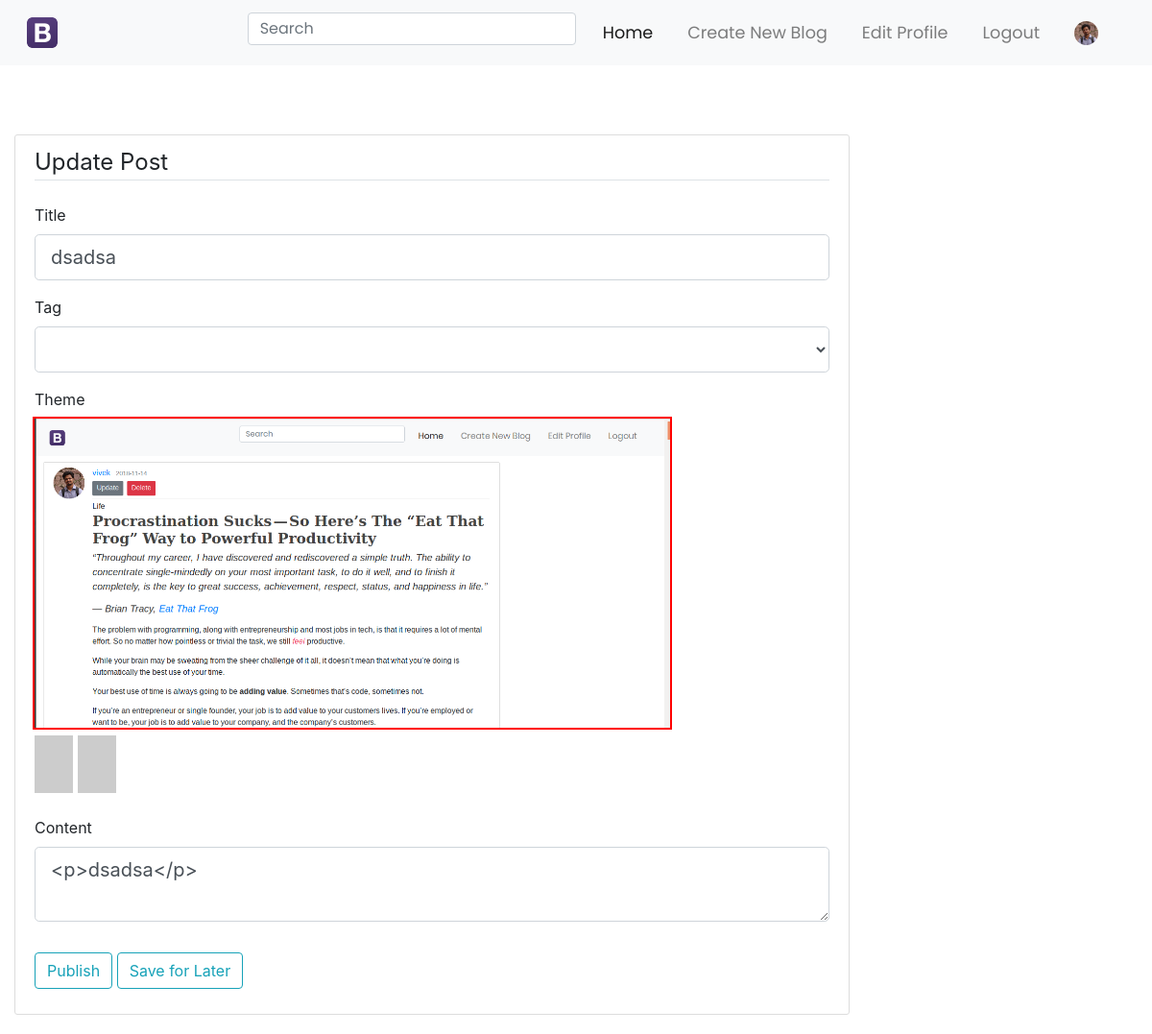
The app's page /post/14/update (signed in) with its own data.
### flaskblog/models.py (models this page shows, shortened)
class User(db.Model, UserMixin):
    id = db.Column(db.Integer, primary_key=True)
    username = db.Column(db.String(20), unique=True, nullable=False)
    email = db.Column(db.String(120), unique=True, nullable=False)
    image_file = db.Column(db.String(20), nullable=False, default='default.jpg')
    password = db.Column(db.String(60), nullable=False)
    posts = db.relationship('Post', backref='author', lazy=True)
    aboutme = db.Column(db.String(1000))
    user_comments = db.relationship('Comment', backref='commentor', lazy=True)
    liked = db.relationship('PostLike', foreign_keys='PostLike.user_id', backref='user', lazy='dynamic')

class Post(db.Model):
    id = db.Column(db.Integer, primary_key=True)
    title = db.Column(db.String(100), nullable=False)
    date_posted = db.Column(db.DateTime, nullable=False, default=datetime.utcnow)
    content = db.Column(db.Text, nullable=False)
    user_id = db.Column(db.Integer, db.ForeignKey('user.id'), nullable=False)
    published = db.Column(db.Boolean, default=False)
    comments = db.relationship('Comment', backref='post_comments', lazy=True)
    user_tag = db.Column(db.Text)
    likes = db.relationship('PostLike', backref='post', lazy='dynamic')
    theme = db.Column(db.Integer, default=1)

### flaskblog/routes.py (the view)
@app.route("/post/<int:post_id>/update", methods=['GET', 'POST'])
@login_required
def update_post(post_id):
    post = Post.query.get_or_404(post_id)
    if post.author != current_user:
        abort(403)
    form = PostForm()
    if form.validate_on_submit():
        post.title = form.title.data
        post.content = form.content.data
        post.user_tag = form.user_tag.data.name
        theme = request.form['theme']
        post.theme = int(theme)
        print('printing theme in post')
        print(post.theme)
        db.session.commit()
        flash('Your post has been updated!', 'success')
        return redirect(url_for('post', post_id=post.id))
    elif request.method == 'GET':
        form.title.data = post.title
        form.content.data = post.content
        form.user_tag.data = post.user_tag
        form.theme.data = post.theme
        print(form.theme.data)
    return render_template('create_post.html', title='Update Post',
                           form=form, legend='Update Post', new=False)

### flaskblog/forms.py
class PostForm(FlaskForm):
    title = StringField('Title', validators=[DataRequired()])
    content = CKEditorField('Content', validators=[DataRequired()])
    user_tag = QuerySelectField('Tag', query_factory=choice_query, allow_blank=True, get_label='name',
                                validators=[DataRequired()])
    theme = RadioField('Theme', choices=[('1', 'one'), ('2', 'two'), ('3', 'three')], validators=[DataRequired()])
    submit = SubmitField('Publish')
    save = SubmitField('Save for Later')

### flaskblog/forms.py (called while the page is built)
def choice_query():
    return Choice.query

### flaskblog/models.py (called while the page is built)
@login_manager.user_loader
def load_user(user_id):
    return User.query.get(int(user_id))

### flaskblog/templates/create_post.html (shortened to what this page needs)
{% extends "layout.html" %}
{% block content %}
        <div class="content-section">
            <form method="POST" action="">
                <fieldset class="form-group">
                    <legend class="border-bottom mb-4">{{ legend }}</legend>
                    <div class="form-group">
                        {{ form.title.label(class="form-control-label") }}
                        {% if form.title.errors %}
                            {{ form.title(class="form-control form-control-lg is-invalid") }}
                            <div class="invalid-feedback">
                                {% for error in form.title.errors %}
                                    <span>{{ error }}</span>
                                {% endfor %}
                            </div>
                        {% else %}
                            {{ form.title(class="form-control form-control-lg") }}
                        {% endif %}
                    </div>
                    <div class="form-group">
                        {{ form.user_tag.label(class="form-control-label") }}
                        {% if form.user_tag.errors %}
                            {{ form.user_tag(class="form-control form-control-lg is-invalid") }}
                            <div class="invalid-feedback">
                                {% for error in form.user_tag.errors %}
                                    <span>{{ error }}</span>
                                {% endfor %}
                            </div>
                        {% else %}
                            {{ form.user_tag(class="form-control form-control-lg") }}
                        {% endif %}
                    </div>
                    <div class="form-group">
                        {{ form.theme.label(class="form-control-label") }}
                            <label>
                              <img src="{{ url_for('static', filename='images/theme1.png') }}" width="80%">
                            </label>
                            <label>
                              <img src="http://placehold.it/40x60/b0f/fff&text=B">
                            </label>
                            <label>
                              <img src="http://placehold.it/40x60/b0f/fff&text=B">
                            </label>
                    </div>
                    <div class="form-group">
                        {{ form.content.label(class="form-control-label") }}
                        {% if form.content.errors %}
                            {{ form.content(class="form-control form-control-lg is-invalid") }}
                            <div class="invalid-feedback">
                                {% for error in form.content.errors %}
                                    <span>{{ error }}</span>
                                {% endfor %}
                            </div>
                        {% else %}
                            {{ form.content(class="form-control form-control-lg") }}
                        {% endif %}
                    </div>
                </fieldset>
                <div class="form-group">
                    {{ form.submit(class="btn btn-outline-info") }}
                    {{ form.save(class="btn btn-outline-info") }}
                </div>
            </form>
        </div>
{% endblock content %}

### flaskblog/templates/layout.html (shortened to what this page needs)
<!DOCTYPE html>
<html>
<head>
        <link rel="stylesheet" href="https://cdnjs.cloudflare.com/ajax/libs/uikit/3.0.0-rc.21/css/uikit.min.css" />
    <link rel="stylesheet" href="https://maxcdn.bootstrapcdn.com/bootstrap/4.0.0/css/bootstrap.min.css">
    <link rel="stylesheet" type="text/css" href="{{ url_for('static', filename='style.css') }}">
    <link rel="stylesheet" href="https://cdnjs.cloudflare.com/ajax/libs/font-awesome/4.7.0/css/font-awesome.min.css">
    <header class="site-header">
        <nav class="navbar navbar-expand-md fixed-top navbar-light bg-light">
            <div class="container-fluid">
                <a class="navbar-brand" href="/"><img src="{{ url_for('static', filename= 'icons/Blogger.ico')}}"></a>
                <div class="collapse navbar-collapse" id="collapsibleNavbar">
                    <ul class="navbar-nav ml-auto ">
                         <li class="nav-item active">
                            <div class="ui-widget input-group md-form form-sm form-1 pl-0">
                             <form action="{{ url_for('search')}}" method="post"><input class="form-control my-0 py-1"  autocomplete="on" id="tag" name="tag" type="text" placeholder="Search" style="width: fit-content" aria-label="Search"></form>
                            </div>
                        </li>
                        <li class="nav-item active">
                            <a class="nav-link" href="{{ url_for('home') }}">Home</a>
                        </li>
                        {% if current_user.is_authenticated %}
                            <li class="nav-item">
                                <a class="nav-link" href="{{ url_for('new_post') }}">Create New Blog</a>
                            </li>
                            <li class="nav-item">
                                <a class="nav-link" href="{{ url_for('account') }}">Edit Profile</a>
                            </li>
                            <li class="nav-item">
                                <a class="nav-link" href="{{ url_for('logout') }}">Logout</a>
                            </li>
                            <li class="nav-item">
                                <a class="nav-link" href="{{ url_for('user_posts', username=current_user.username) }}"><img class="rounded-image" src="{{ url_for('static', filename='profile_pics/' + current_user.image_file) }}" style="border-radius: 50%;width: 25px; height: 25px; padding-top: 0"></a>
                            </li>
                        {% endif %}
                    </ul>
                </div>
            </div>
        </nav>
    </header>
</head>
<body>
    <div class="outside-header">
        <main role="main" class="container-fluid" style="padding-top: 80px;">
            <div class="row">
                 <div class="col-md-9">
                    {% block content %}{% endblock %}
                </div>
                <div class="col-md-3">
                </div>
            </div>
        </main>
    </div>
</body>
</html>

### flaskblog/static/style.css (style rules this page uses)
body { background: #ffffff; height: 100%; padding-top: 5%; }
#collapsibleNavbar { font-family: 'Poppins', sans-serif; color: #222; overflow: hidden; }
.content-section { background: #ffffff; padding: 10px 20px; border: 1px solid #dddddd; border-radius: 3px; margin-bottom: 20px; }
.navbar { padding: 0.8rem; }
.navbar-nav li { padding-right: 20px; }
.nav-link { font-size: 1.1em; }
[type=radio] + img { cursor: pointer; }
[type=radio]:checked + img { outline: 2px solid #f00; }

### records on screen
User: image_file (picture)
Post: title "dsadsa", content "<p>dsadsa</p>"

### other values on screen
{{ legend }} "Update Post"
